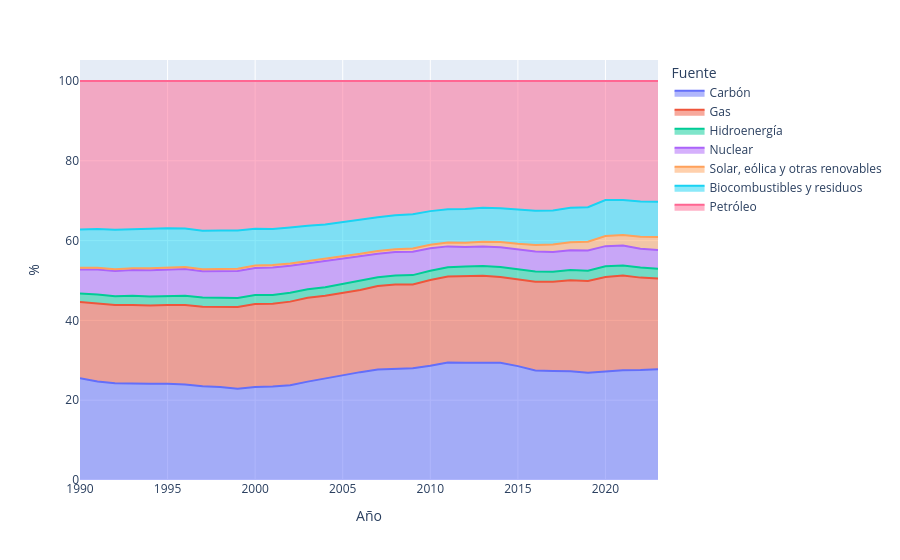

The cell this chart's notebook holds for it:
### Code cell
#| label: fig-panorama-fuentes-pct
#| fig-cap: "Suministro total de energía por fuente, mundo, 1990-2023 (porcentajes)"
f = "../data/3960AFa8.csv"
df = pd.read_csv(f, skiprows=3)
energy_columns = [col for col in df.columns if col not in ['Año', 'Unidades']]
fig = px.area(df, x='Año', y=energy_columns, groupnorm='percent', labels={'value': '%', 'variable': 'Fuente'})
fig.update_layout(hovermode='x unified')
fig.show()

### Figure 1 — Plotly figure (JSON) as saved in the notebook; plotly's stock layout.template omitted (floating-point values rounded to 4 significant figures)
{"data": [{"fillpattern": {"shape": ""}, "groupnorm": "percent", "hovertemplate": "Fuente=Carbón<br>Año=%{x}<br>%=%{y}<extra></extra>", "legendgroup": "Carbón", "line": {"color": "#636efa"}, "marker": {"symbol": "circle"}, "mode": "lines", "name": "Carbón", "orientation": "v", "showlegend": true, "stackgroup": "1", "type": "scatter", "x": [1990, 1991, 1992, 1993, 1994, 1995, 1996, 1997, 1998, 1999, 2000, 2001, 2002, 2003, 2004, 2005, 2006, 2007, 2008, 2009, 2010, 2011, 2012, 2013, 2014, 2015, 2016, 2017, 2018, 2019, 2020, 2021, 2022, 2023], "xaxis": "x", "y": [92913264, 90479613, 88967841, 89300744, 90095972, 92502394, 93993928, 93152440, 92925583, 93245030, 96837807, 98271390, 101707486, 109442090, 118228959, 125285027, 132763390, 139812482, 141748716, 141325815, 152625894, 159588930, 161126294, 163545099, 165334107, 160978394, 156220373, 159174532, 162306821, 161816401, 157632462, 169394672, 171739153, 175947669], "yaxis": "y"}, {"fillpattern": {"shape": ""}, "groupnorm": "percent", "hovertemplate": "Fuente=Gas<br>Año=%{x}<br>%=%{y}<extra></extra>", "legendgroup": "Gas", "line": {"color": "#EF553B"}, "marker": {"symbol": "circle"}, "mode": "lines", "name": "Gas", "orientation": "v", "showlegend": true, "stackgroup": "1", "type": "scatter", "x": [1990, 1991, 1992, 1993, 1994, 1995, 1996, 1997, 1998, 1999, 2000, 2001, 2002, 2003, 2004, 2005, 2006, 2007, 2008, 2009, 2010, 2011, 2012, 2013, 2014, 2015, 2016, 2017, 2018, 2019, 2020, 2021, 2022, 2023], "xaxis": "x", "y": [69601668, 71981175, 72037255, 73373150, 73352512, 75497363, 78182578, 79048745, 79739327, 83311938, 86606591, 87080542, 89811661, 93263528, 95880368, 98657326, 101101245, 105546591, 108227704, 106147900, 114575963, 116662591, 118842787, 121237041, 121191528, 122401514, 126786626, 130078130, 136052783, 138708120, 137996667, 145852215, 143914361, 144146098], "yaxis": "y"}, {"fillpattern": {"shape": ""}, "groupnorm": "percent", "hovertemplate": "Fuente=Hidroenergía<br>Año=%{x}<br>%=%{y}<extra></extra>", "legendgroup": "Hidroenergía", "line": {"color": "#00cc96"}, "marker": {"symbol": "circle"}, "mode": "lines", "name": "Hidroenergía", "orientation": "v", "showlegend": true, "stackgroup": "1", "type": "scatter", "x": [1990, 1991, 1992, 1993, 1994, 1995, 1996, 1997, 1998, 1999, 2000, 2001, 2002, 2003, 2004, 2005, 2006, 2007, 2008, 2009, 2010, 2011, 2012, 2013, 2014, 2015, 2016, 2017, 2018, 2019, 2020, 2021, 2022, 2023], "xaxis": "x", "y": [7715087, 7952095, 7955943, 8421232, 8498933, 8924395, 9038861, 9153457, 9197430, 9228767, 9427305, 9228065, 9486673, 9534392, 10137822, 10586480, 10969843, 11117758, 11571990, 11780272, 12440374, 12664179, 13261341, 13734111, 14028650, 14046680, 14544346, 14735184, 15190642, 15383199, 15710273, 15483910, 15654004, 15308404], "yaxis": "y"}, {"fillpattern": {"shape": ""}, "groupnorm": "percent", "hovertemplate": "Fuente=Nuclear<br>Año=%{x}<br>%=%{y}<extra></extra>", "legendgroup": "Nuclear", "line": {"color": "#ab63fa"}, "marker": {"symbol": "circle"}, "mode": "lines", "name": "Nuclear", "orientation": "v", "showlegend": true, "stackgroup": "1", "type": "scatter", "x": [1990, 1991, 1992, 1993, 1994, 1995, 1996, 1997, 1998, 1999, 2000, 2001, 2002, 2003, 2004, 2005, 2006, 2007, 2008, 2009, 2010, 2011, 2012, 2013, 2014, 2015, 2016, 2017, 2018, 2019, 2020, 2021, 2022, 2023], "xaxis": "x", "y": [22002472, 23014695, 23200657, 23922612, 24485124, 25459860, 26392176, 26127198, 26694200, 27627616, 28280453, 28796729, 29048507, 28771344, 29892180, 30216369, 30474812, 29693234, 29843200, 29437054, 30091057, 28196760, 26863252, 27071303, 27686808, 28063292, 28481552, 28783492, 29579637, 30465719, 29221407, 30722003, 29291499, 29919241], "yaxis": "y"}, {"fillpattern": {"shape": ""}, "groupnorm": "percent", "hovertemplate": "Fuente=Solar, eólica y otras renovables<br>Año=%{x}<br>%=%{y}<extra></extra>", "legendgroup": "Solar, eólica y otras renovables", "line": {"color": "#FFA15A"}, "marker": {"symbol": "circle"}, "mode": "lines", "name": "Solar, eólica y otras renovables", "orientation": "v", "showlegend": true, "stackgroup": "1", "type": "scatter", "x": [1990, 1991, 1992, 1993, 1994, 1995, 1996, 1997, 1998, 1999, 2000, 2001, 2002, 2003, 2004, 2005, 2006, 2007, 2008, 2009, 2010, 2011, 2012, 2013, 2014, 2015, 2016, 2017, 2018, 2019, 2020, 2021, 2022, 2023], "xaxis": "x", "y": [1533814, 1566728, 1638357, 1684132, 1761315, 1772900, 1878716, 1917481, 2039543, 2238677, 2507861, 2571722, 2458552, 2597682, 2790589, 2918944, 3124564, 3419593, 3719311, 4161759, 4562988, 5245956, 5855199, 6787933, 7527401, 8461014, 9405266, 10729440, 12027432, 13264570, 14694569, 16483694, 18633158, 20752505], "yaxis": "y"}, {"fillpattern": {"shape": ""}, "groupnorm": "percent", "hovertemplate": "Fuente=Biocombustibles y residuos<br>Año=%{x}<br>%=%{y}<extra></extra>", "legendgroup": "Biocombustibles y residuos", "line": {"color": "#19d3f3"}, "marker": {"symbol": "circle"}, "mode": "lines", "name": "Biocombustibles y residuos", "orientation": "v", "showlegend": true, "stackgroup": "1", "type": "scatter", "x": [1990, 1991, 1992, 1993, 1994, 1995, 1996, 1997, 1998, 1999, 2000, 2001, 2002, 2003, 2004, 2005, 2006, 2007, 2008, 2009, 2010, 2011, 2012, 2013, 2014, 2015, 2016, 2017, 2018, 2019, 2020, 2021, 2022, 2023], "xaxis": "x", "y": [34991772, 35528927, 36253853, 36327150, 36827919, 37493129, 37922647, 38423040, 38559051, 39018433, 38174882, 37814940, 38499270, 39292266, 40061626, 40915388, 41899723, 42527145, 43275319, 43479449, 44993263, 44990414, 46132475, 47299954, 47737095, 48009976, 48837024, 49918952, 51347417, 52007107, 52341347, 54046843, 54981277, 56014379], "yaxis": "y"}, {"fillpattern": {"shape": ""}, "groupnorm": "percent", "hovertemplate": "Fuente=Petróleo<br>Año=%{x}<br>%=%{y}<extra></extra>", "legendgroup": "Petróleo", "line": {"color": "#FF6692"}, "marker": {"symbol": "circle"}, "mode": "lines", "name": "Petróleo", "orientation": "v", "showlegend": true, "stackgroup": "1", "type": "scatter", "x": [1990, 1991, 1992, 1993, 1994, 1995, 1996, 1997, 1998, 1999, 2000, 2001, 2002, 2003, 2004, 2005, 2006, 2007, 2008, 2009, 2010, 2011, 2012, 2013, 2014, 2015, 2016, 2017, 2018, 2019, 2020, 2021, 2022, 2023], "xaxis": "x", "y": [135540784, 136101896, 136911054, 137721433, 138612593, 141486866, 145135026, 148829505, 149395856, 152621701, 154168571, 155696832, 157383230, 160964893, 166951945, 168702010, 170785148, 172358241, 171815123, 168527887, 173874987, 174244375, 175859272, 176692080, 179445220, 182068225, 185229474, 188801815, 189304690, 190643240, 173448367, 183326141, 188124912, 191612174], "yaxis": "y"}], "layout": {"hovermode": "x unified", "legend": {"title": {"text": "Fuente"}, "tracegroupgap": 0}, "margin": {"t": 60}, "xaxis": {"anchor": "y", "domain": [0, 1], "title": {"text": "Año"}}, "yaxis": {"anchor": "x", "domain": [0, 1], "title": {"text": "%"}}}}
